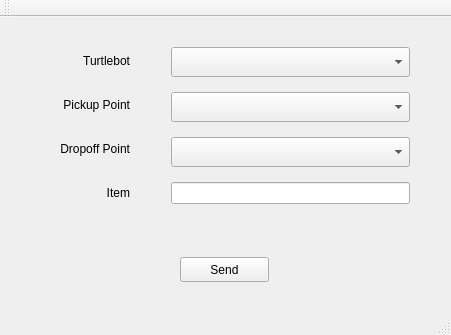
<?xml version="1.0" encoding="UTF-8"?>
<ui version="4.0">
 <class>TurtleButlerWidget</class>
 <widget class="QMainWindow" name="TurtleButlerWidget">
  <property name="geometry">
   <rect>
    <x>0</x>
    <y>0</y>
    <width>451</width>
    <height>335</height>
   </rect>
  </property>
  <property name="windowTitle">
   <string>TurtleButler</string>
  </property>
  <widget class="QWidget" name="centralWidget">
   <widget class="QPushButton" name="sendButton">
    <property name="geometry">
     <rect>
      <x>180</x>
      <y>240</y>
      <width>89</width>
      <height>25</height>
     </rect>
    </property>
    <property name="text">
     <string>Send</string>
    </property>
   </widget>
   <widget class="QWidget" name="verticalLayoutWidget">
    <property name="geometry">
     <rect>
      <x>160</x>
      <y>10</y>
      <width>261</width>
      <height>201</height>
     </rect>
    </property>
    <layout class="QVBoxLayout" name="verticalLayout_right">
     <item>
      <widget class="QComboBox" name="turtlebot_comboBox">
       <property name="maximumSize">
        <size>
         <width>16777215</width>
         <height>30</height>
        </size>
       </property>
      </widget>
     </item>
     <item>
      <widget class="QComboBox" name="pickup_comboBox">
       <property name="maximumSize">
        <size>
         <width>16777215</width>
         <height>30</height>
        </size>
       </property>
      </widget>
     </item>
     <item>
      <widget class="QComboBox" name="dropoff_comboBox">
       <property name="maximumSize">
        <size>
         <width>16777215</width>
         <height>30</height>
        </size>
       </property>
      </widget>
     </item>
     <item>
      <widget class="QLineEdit" name="itemEdit"/>
     </item>
    </layout>
   </widget>
   <widget class="QWidget" name="verticalLayoutWidget_2">
    <property name="geometry">
     <rect>
      <x>20</x>
      <y>10</y>
      <width>121</width>
      <height>201</height>
     </rect>
    </property>
    <layout class="QVBoxLayout" name="verticalLayout_left">
     <item>
      <widget class="QLabel" name="turtlebot_label">
       <property name="maximumSize">
        <size>
         <width>16777215</width>
         <height>30</height>
        </size>
       </property>
       <property name="text">
        <string>Turtlebot</string>
       </property>
       <property name="alignment">
        <set>Qt::AlignRight|Qt::AlignTrailing|Qt::AlignVCenter</set>
       </property>
      </widget>
     </item>
     <item>
      <widget class="QLabel" name="pickup_label">
       <property name="maximumSize">
        <size>
         <width>16777215</width>
         <height>30</height>
        </size>
       </property>
       <property name="text">
        <string>Pickup Point</string>
       </property>
       <property name="alignment">
        <set>Qt::AlignRight|Qt::AlignTrailing|Qt::AlignVCenter</set>
       </property>
      </widget>
     </item>
     <item>
      <widget class="QLabel" name="dropoff_label">
       <property name="maximumSize">
        <size>
         <width>16777215</width>
         <height>30</height>
        </size>
       </property>
       <property name="text">
        <string>Dropoff Point</string>
       </property>
       <property name="alignment">
        <set>Qt::AlignRight|Qt::AlignTrailing|Qt::AlignVCenter</set>
       </property>
      </widget>
     </item>
     <item>
      <widget class="QLabel" name="item_label">
       <property name="maximumSize">
        <size>
         <width>16777215</width>
         <height>30</height>
        </size>
       </property>
       <property name="text">
        <string>Item</string>
       </property>
       <property name="alignment">
        <set>Qt::AlignRight|Qt::AlignTrailing|Qt::AlignVCenter</set>
       </property>
      </widget>
     </item>
    </layout>
   </widget>
  </widget>
  <widget class="QMenuBar" name="menuBar">
   <property name="geometry">
    <rect>
     <x>0</x>
     <y>0</y>
     <width>451</width>
     <height>25</height>
    </rect>
   </property>
  </widget>
  <widget class="QToolBar" name="mainToolBar">
   <attribute name="toolBarArea">
    <enum>TopToolBarArea</enum>
   </attribute>
   <attribute name="toolBarBreak">
    <bool>false</bool>
   </attribute>
  </widget>
  <widget class="QStatusBar" name="statusBar"/>
 </widget>
 <layoutdefault spacing="6" margin="11"/>
 <resources/>
 <connections/>
</ui>
